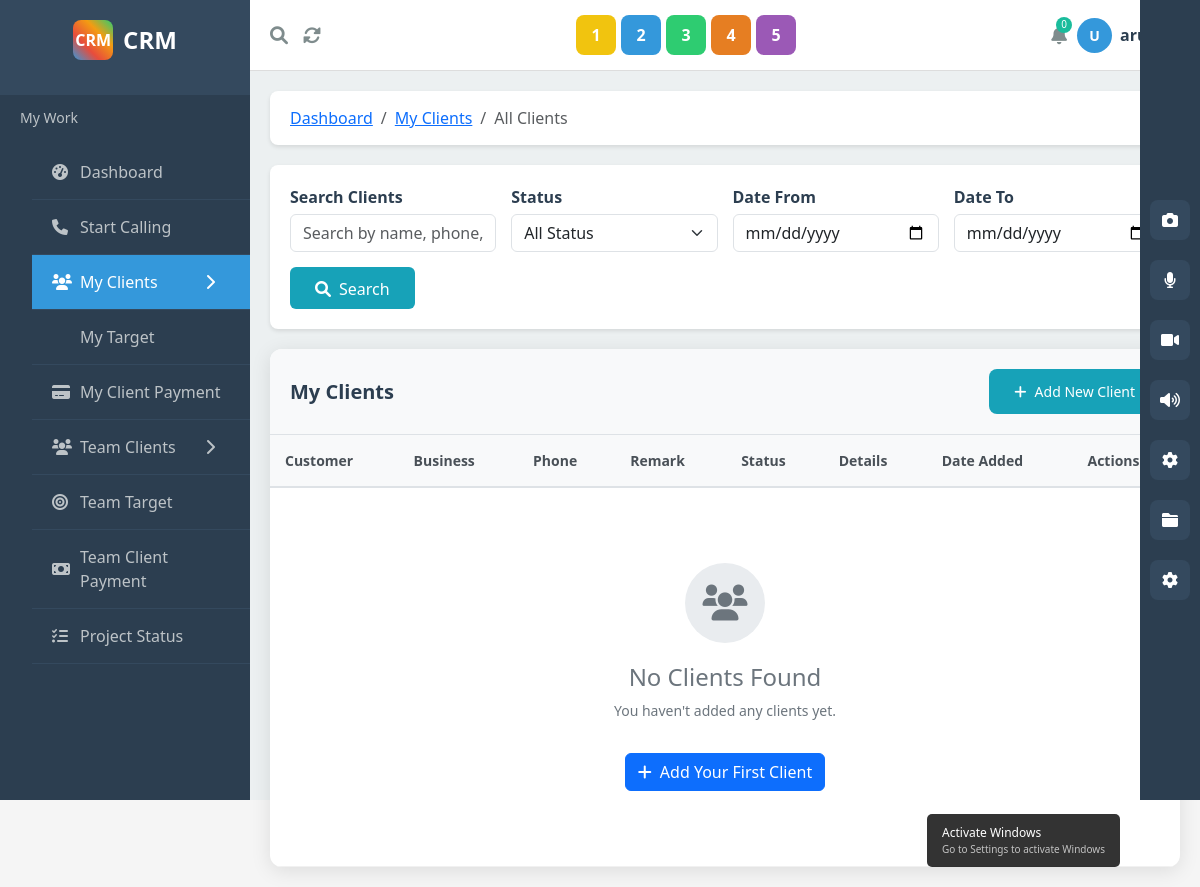
/clients/ (signed in), run on an earlier commit of the app's database.
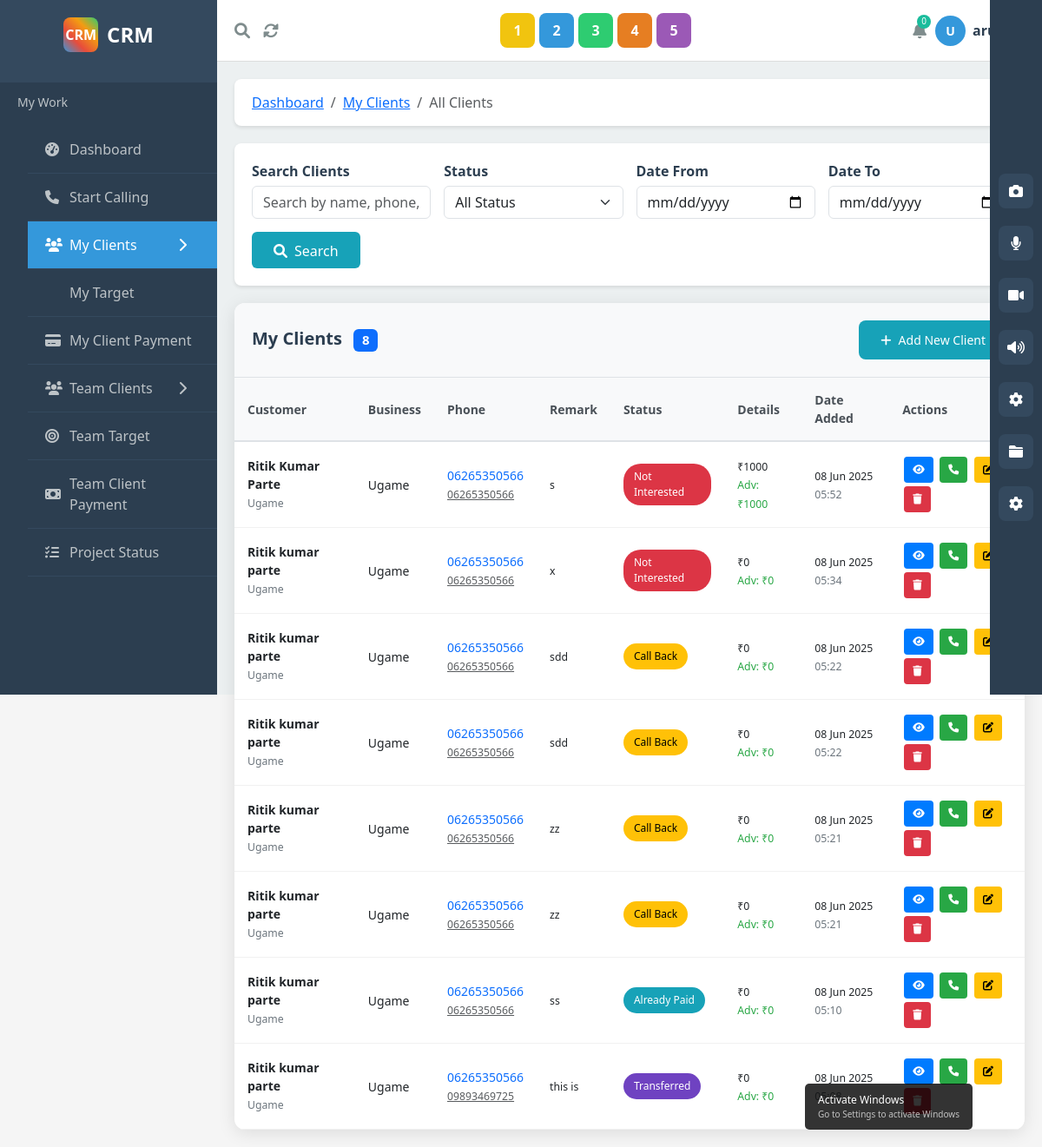
And on a later commit of the database.
### apps/clients/models.py (models this page shows, shortened)
class Client(models.Model):
    STATUS_CHOICES = [
        ('metalized', 'Metalized'),
        ('call_back', 'Call Back'),
        ('not_interested', 'Not Interested'),
        ('already_paid', 'Already Paid'),
        ('transferred', 'Transferred'),
    ]
    INDUSTRY_CHOICES = [
        ('web_design', 'Web Design & Development'),
        ('real_estate', 'Real Estate'),
        ('home_decor', 'Home Decor'),
        ('studio_accessories', 'Studio Accessories'),
        ('handloom', 'Handloom'),
        ('other', 'Other'),
    ]
    customer_name = models.CharField(max_length=100)
    business_name = models.CharField(max_length=100)
    business_address = models.TextField()
    primary_phone = models.CharField(max_length=15)
    secondary_phone = models.CharField(max_length=15, blank=True, null=True)
    business_email = models.EmailField(blank=True, null=True)
    gst_number = models.CharField(max_length=20, blank=True, null=True)
    industry_type = models.CharField(max_length=50, choices=INDUSTRY_CHOICES, default='other')
    work_required = models.CharField(max_length=200, blank=True, null=True)
    project_handover_date = models.DateField(blank=True, null=True)
    remarks = models.TextField(blank=True, null=True)
    project_status = models.CharField(max_length=20, choices=STATUS_CHOICES, default='call_back')
    assigned_to = models.ForeignKey(User, on_delete=models.CASCADE, related_name='assigned_clients')
    transferred_to = models.ForeignKey(
        User,
        on_delete=models.SET_NULL,
        null=True,
        blank=True,
        related_name='transferred_clients'
    )
    added_by = models.ForeignKey(User, on_delete=models.CASCADE, related_name='added_clients')
    total_amount = models.DecimalField(max_digits=10, decimal_places=2)
    advance_amount = models.DecimalField(max_digits=10, decimal_places=2, default=0, blank=True)
    date_added = models.DateTimeField(auto_now_add=True)
    date_modified = models.DateTimeField(auto_now=True)
    class Meta:
        ordering = ['-date_added']

### apps/clients/views.py (the view)
# urls.py: path('', views.dashboard_or_clients_view, name='dashboard_or_clients'),
@login_required
def dashboard_or_clients_view(request):
    user = request.user
    today = datetime.now().date()
    print(f"DEBUG: Current user: {user.username}")
    print(f"DEBUG: Request path: {request.path}")
    todays_clients = Client.objects.filter(
        assigned_to=user,
        date_added__date=today
    ).order_by('-date_added')
    transferred_clients = Client.objects.filter(
        assigned_to=user,
        transferred_to=user,
        date_modified__date=today
    ).exclude(added_by=user).order_by('-date_modified')
    stats = {
        'total_target': 'Rs.21000/ Rs.0',
        'month_metalized': Client.objects.filter(
            assigned_to=user,
            project_status='metalized',
            date_added__month=today.month,
            date_added__year=today.year
        ).count(),
        'today_callback': Client.objects.filter(
            assigned_to=user,
            project_status='call_back',
            date_added__date=today
        ).count(),
    }
    context = {
        'stats': stats,
        'todays_clients': todays_clients,
        'transferred_clients': transferred_clients,
        'user': user,
    }
    if '/dashboard/' in request.path:
        return render(request, 'dashboard/dashboard.html', context)
    else:
        all_clients = Client.objects.filter(assigned_to=user).order_by('-date_added')
        context['clients'] = all_clients
        return render(request, 'clients/clients.html', context)

### templates/clients/Clients.html (shortened to what the changed rows need)
<!DOCTYPE html>
<html lang="en">
<head>
    <link href="https://cdn.jsdelivr.net/npm/bootstrap@5.3.0/dist/css/bootstrap.min.css" rel="stylesheet">
    <link href="https://cdnjs.cloudflare.com/ajax/libs/font-awesome/6.0.0/css/all.min.css" rel="stylesheet">
</head>
<body>
    <div class="main-container">
        <div class="main-content">
            <div class="dashboard-content">
                <div class="client-management">
                    <div class="table-header">
                        <h5 class="table-title">
                            My Clients
                            {% if clients.count %}
                                <span class="badge bg-primary ms-2">{{ clients.count }}</span>
                            {% endif %}
                        </h5>
                    </div>
                    <div class="table-content">
                        <table class="custom-table">
                            <thead>
                                <tr>
                                    <th>Customer</th>
                                    <th>Business</th>
                                    <th>Phone</th>
                                    <th>Remark</th>
                                    <th>Status</th>
                                    <th>Details</th>
                                    <th>Date Added</th>
                                    <th>Actions</th>
                                </tr>
                            </thead>
                            <tbody>
                                {% if clients %}
                                    {% for client in clients %}
                                    <tr>
                                        <td>
                                            <strong>{{ client.customer_name }}</strong>
                                            {% if client.business_name %}
                                                <br><small style="color: #6c757d;">{{ client.business_name }}</small>
                                            {% endif %}
                                        </td>
                                        <td>{{ client.business_name|default:"-" }}</td>
                                        <td>
                                            <a href="tel:{{ client.primary_phone }}" class="text-decoration-none">
                                                {{ client.primary_phone }}
                                            </a>
                                            {% if client.secondary_phone %}
                                                <br><small><a href="tel:{{ client.secondary_phone }}" class="text-muted">{{ client.secondary_phone }}</a></small>
                                            {% endif %}
                                        </td>
                                        <td>
                                            <small>{{ client.remarks|default:"-"|truncatechars:50 }}</small>
                                        </td>
                                        <td>
                                            <span class="status-badge status-{{ client.project_status }}">
                                                {{ client.get_project_status_display }}
                                            </span>
                                        </td>
                                        <td>
                                            <small>₹{{ client.total_amount|floatformat:0 }}</small>
                                            {% if client.advance_amount %}
                                                <br><small style="color: #28a745;">Adv: ₹{{ client.advance_amount|floatformat:0 }}</small>
                                            {% endif %}
                                        </td>
                                        <td>
                                            <small>{{ client.date_added|date:"d M Y" }}</small>
                                            <br><small style="color: #6c757d;">{{ client.date_added|date:"H:i" }}</small>
                                        </td>
                                        <td>
                                            <button class="action-btn btn-view" onclick="viewClient({{ client.id }})" title="View Details">
                                                <i class="fas fa-eye"></i>
                                            </button>
                                            <button class="action-btn btn-call" onclick="callClient('{{ client.primary_phone }}', '{{ client.customer_name }}')" title="Call Client">
                                                <i class="fas fa-phone"></i>
                                            </button>
                                            <button class="action-btn btn-edit" onclick="editClient({{ client.id }})" title="Edit Client">
                                                <i class="fas fa-edit"></i>
                                            </button>
                                            <button class="action-btn btn-delete" onclick="deleteClient({{ client.id }}, '{{ client.customer_name }}')" title="Delete Client">
                                                <i class="fas fa-trash"></i>
                                            </button>
                                        </td>
                                    </tr>
                                    {% endfor %}
                                {% else %}
                                    <tr>
                                        <td colspan="8">
                                            <div class="empty-state">
                                                <div class="empty-icon">
                                                    <i class="fas fa-users"></i>
                                                </div>
                                                <h4>No Clients Found</h4>
                                                <p>{% if request.GET.search or request.GET.status %}No clients match your search criteria.{% else %}You haven't added any clients yet.{% endif %}</p>
                                                <button class="btn btn-primary mt-3" onclick="openAddClientModal()">
                                                    <i class="fas fa-plus me-2"></i>Add Your First Client
                                                </button>
                                            </div>
                                        </td>
                                    </tr>
                                {% endif %}
                            </tbody>
                        </table>
                    </div>
                </div>
            </div>
        </div>
    </div>
</body>
</html>

What changed in the data, as far as the page shows it:
added Client: customer_name "Ritik Kumar Parte", business_name "Ugame", primary_phone "06265350566", secondary_phone "06265350566", remarks "s", project_status "Not Interested", total_amount "1000", advance_amount "1000", date_added "08 Jun 2025", date_added "05:52"
added Client: customer_name "Ritik kumar parte", business_name "Ugame", primary_phone "06265350566", secondary_phone "06265350566", remarks "x", project_status "Not Interested", total_amount "0", advance_amount "0", date_added "08 Jun 2025", date_added "05:34"
added Client: customer_name "Ritik kumar parte", business_name "Ugame", primary_phone "06265350566", secondary_phone "06265350566", remarks "sdd", project_status "Call Back", total_amount "0", advance_amount "0", date_added "08 Jun 2025", date_added "05:22"
added Client: customer_name "Ritik kumar parte", business_name "Ugame", primary_phone "06265350566", secondary_phone "06265350566", remarks "sdd", project_status "Call Back", total_amount "0", advance_amount "0", date_added "08 Jun 2025", date_added "05:22"
added Client: customer_name "Ritik kumar parte", business_name "Ugame", primary_phone "06265350566", secondary_phone "06265350566", remarks "zz", project_status "Call Back", total_amount "0", advance_amount "0", date_added "08 Jun 2025", date_added "05:21"
added Client: customer_name "Ritik kumar parte", business_name "Ugame", primary_phone "06265350566", secondary_phone "06265350566", remarks "zz", project_status "Call Back", total_amount "0", advance_amount "0", date_added "08 Jun 2025", date_added "05:21"
added Client: customer_name "Ritik kumar parte", business_name "Ugame", primary_phone "06265350566", secondary_phone "06265350566", remarks "ss", project_status "Already Paid", total_amount "0", advance_amount "0", date_added "08 Jun 2025", date_added "05:10"
added Client: customer_name "Ritik kumar parte", business_name "Ugame", primary_phone "06265350566", secondary_phone "09893469725", remarks "this is", project_status "Transferred", total_amount "0", advance_amount "0", date_added "08 Jun 2025", date_added "05:08"
Also different on the page:
{{ clients.count }}: (not shown) → "8"
text no longer shown: "No Clients Found You haven't added any clients yet. Add Your First Client"
